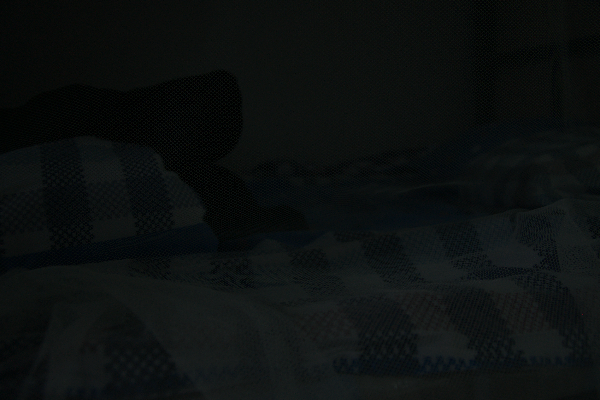
#> input picture data/benchmark/primary/LOL_LOW_10.png, 600 x 400 px
$ python build_web_samples.py
#> lines starting #> are read from the running program, lines starting #| are printed output that depends on the picture; after the words box and inside, x2 and y2 are one past the last pixel; in counts of white or black regions, pixels touching at a corner belong together
### src/analysis.py
"""Domain logic for histogram-based brightness and contrast analysis.

This module keeps the image-analysis rules independent from command-line execution.
The benchmark runner uses these functions to make every decision traceable in the
result CSV and in the before/after visualizations.
"""

from __future__ import annotations

from dataclasses import asdict, dataclass
from pathlib import Path

import cv2
import matplotlib
# Figures are written to PNG files by the CLI and Flask interface. The non-GUI
# backend keeps those server-side requests deterministic on Windows and avoids
# attempting to open a desktop plotting window from a request thread.
matplotlib.use("Agg")
import matplotlib.pyplot as plt
import numpy as np


# Business rules used consistently for every benchmark sample. Values are expressed
# on the 8-bit grayscale scale [0, 255] and are reported in the comparison figure.
DARK_MEAN_THRESHOLD = 85.0
LOW_CONTRAST_STD_THRESHOLD = 45.0
# Descriptive-only rule: a bright image is reported to the user but never
# darkened automatically, because the project scope enhances only dark and
# low-contrast inputs. 170 mirrors the dark threshold around the mid-gray 127.5.
BRIGHT_MEAN_THRESHOLD = 170.0
# Pixels at or below/above these levels are counted as clipped shadows/highlights.
CLIP_LOW_LEVEL = 5
CLIP_HIGH_LEVEL = 250

# Enhancement parameters: gamma < 1 brightens shadows; percentile bounds reduce the
# influence of isolated outlier pixels when stretching contrast.
GAMMA_FOR_DARK_IMAGES = 0.60
PERCENTILE_LOW = 2.0
PERCENTILE_HIGH = 98.0

# Fixed Canny thresholds make edge-density changes comparable across all images.
# A Gaussian pre-blur implements step 1 of the classical Canny algorithm, which
# cv2.Canny itself does not perform. Without it, the sensor noise lifted by gamma
# and stretching is detected as dense false edges (e.g. LOL_LOW_10: 18.2% "edges"
# raw vs 4.7% coherent structure after blur). 50/150 keeps the 1:3 ratio
# recommended by Canny and was chosen on the representative benchmark samples.
CANNY_BLUR_KERNEL = (5, 5)
CANNY_BLUR_SIGMA = 1.4
CANNY_LOW_THRESHOLD = 50
CANNY_HIGH_THRESHOLD = 150


@dataclass(frozen=True)
class ImageMetrics:
    """Measurements used to classify and compare one image.

    All brightness and contrast values are calculated from grayscale pixels. Edge
    values are Canny-derived observations, not a stand-alone image-quality score.
    """

    mean_gray: float
    std_gray: float
    p02_gray: float
    p98_gray: float
    dynamic_range: float
    entropy: float
    edge_pixels: int
    edge_ratio: float


@dataclass(frozen=True)
class EnhancementConfig:
    """One complete, reproducible set of histogram-enhancement rules.

    Keeping the thresholds and transformation parameters together prevents a
    calibration experiment from silently mixing values from different runs.
    The default reproduces the configuration used by the baseline benchmark.
    """

    dark_mean_threshold: float = DARK_MEAN_THRESHOLD
    low_contrast_std_threshold: float = LOW_CONTRAST_STD_THRESHOLD
    gamma: float = GAMMA_FOR_DARK_IMAGES
    percentile_low: float = PERCENTILE_LOW
    percentile_high: float = PERCENTILE_HIGH


def read_bgr(path: str | Path) -> np.ndarray:
    """Load an image in OpenCV BGR order and fail early for invalid manifest paths.

    The byte-buffer fallback supports valid Windows paths containing non-ASCII
    characters, which OpenCV's path-based decoder may reject on some builds.
    """
    path_text = str(path)
    try:
        path_text.encode("ascii")
        image = cv2.imread(path_text, cv2.IMREAD_COLOR)
    except UnicodeEncodeError:
        image = None
    if image is None:
        # Read bytes through Python's Unicode-aware filesystem layer, then let
        # OpenCV decode the image content rather than the filesystem path.
        try:
            encoded = np.fromfile(path_text, dtype=np.uint8)
            image = cv2.imdecode(encoded, cv2.IMREAD_COLOR)
        except OSError:
            image = None
    if image is None:
        raise ValueError(f"Unable to read image: {path}")
    return image


def to_gray(image_bgr: np.ndarray) -> np.ndarray:
    """Convert the analysis input to one luminance channel for histogram metrics."""
    return cv2.cvtColor(image_bgr, cv2.COLOR_BGR2GRAY)


def histogram(gray: np.ndarray) -> np.ndarray:
    """Return the 256-bin grayscale histogram used in figures and entropy."""
    return cv2.calcHist([gray], [0], None, [256], [0, 256]).ravel()


def entropy_from_histogram(values: np.ndarray) -> float:
    """Measure tonal information content in bits from a normalized histogram."""
    probabilities = values / values.sum()
    nonzero = probabilities[probabilities > 0]
    return float(-(nonzero * np.log2(nonzero)).sum())


def canny_edges(gray: np.ndarray) -> np.ndarray:
    """Smooth with a Gaussian, then detect edges with fixed, comparable thresholds."""
    smoothed = cv2.GaussianBlur(gray, CANNY_BLUR_KERNEL, CANNY_BLUR_SIGMA)
    return cv2.Canny(smoothed, CANNY_LOW_THRESHOLD, CANNY_HIGH_THRESHOLD)


# [40 lines left out: functions psnr_against_reference, ssim_against_reference, not called in this run]


def measure(image_bgr: np.ndarray) -> ImageMetrics:
    """Compute all metrics required by the experiment for one input image.

    The 2nd and 98th percentiles define a robust dynamic range. They are preferred
    over raw min/max values because a few clipped pixels should not dominate the
    contrast interpretation.
    """
    gray = to_gray(image_bgr)
    counts = histogram(gray)
    p02, p98 = np.percentile(gray, [PERCENTILE_LOW, PERCENTILE_HIGH])
    edges = canny_edges(gray)
    edge_pixels = int(np.count_nonzero(edges))
    # Edge density is retained alongside tonal metrics to show whether enhancement
    # reveals structure or merely increases high-frequency/noisy responses.
    return ImageMetrics(
        mean_gray=float(gray.mean()),
        std_gray=float(gray.std()),
        p02_gray=float(p02),
        p98_gray=float(p98),
        dynamic_range=float(p98 - p02),
        entropy=entropy_from_histogram(counts),
        edge_pixels=edge_pixels,
        edge_ratio=float(edge_pixels / gray.size),
    )


def is_dark(metrics: ImageMetrics, threshold: float = DARK_MEAN_THRESHOLD) -> bool:
    """Apply the documented brightness rule used to trigger gamma correction."""
    return metrics.mean_gray < threshold


def is_low_contrast(metrics: ImageMetrics, threshold: float = LOW_CONTRAST_STD_THRESHOLD) -> bool:
    """Apply the documented contrast rule used to trigger robust stretching."""
    return metrics.std_gray < threshold


def is_bright(metrics: ImageMetrics, threshold: float = BRIGHT_MEAN_THRESHOLD) -> bool:
    """Report a bright tendency; this rule describes the image and triggers no transform."""
    return metrics.mean_gray > threshold


# [12 lines left out: function clipping_ratios, not called in this run]


def stretch_bounds(image_bgr: np.ndarray, low: float = PERCENTILE_LOW, high: float = PERCENTILE_HIGH) -> tuple[float, float]:
    """Return the (r_min, r_max) lightness percentiles used by ``contrast_stretch``."""
    lightness = cv2.cvtColor(image_bgr, cv2.COLOR_BGR2LAB)[:, :, 0]
    minimum, maximum = np.percentile(lightness, [low, high])
    return float(minimum), float(maximum)


def gamma_correct(image_bgr: np.ndarray, gamma: float = GAMMA_FOR_DARK_IMAGES) -> np.ndarray:
    """Brighten dark tones with ``y = 255 * (x / 255)^gamma``.

    A lookup table is used because the same 8-bit transformation is applied to every
    pixel and channel; this is both deterministic and efficient.
    """
    lookup = np.array([((value / 255.0) ** gamma) * 255 for value in range(256)], dtype=np.uint8)
    return cv2.LUT(image_bgr, lookup)


def contrast_stretch(image_bgr: np.ndarray, low: float = PERCENTILE_LOW, high: float = PERCENTILE_HIGH) -> np.ndarray:
    """Stretch only perceptual lightness between robust intensity percentiles.

    Stretching B, G, and R channels independently changes their ratios and may
    introduce false purple/green colour casts in very dark scenes.  Lab separates
    lightness (L) from chromatic components (a and b), so adjusting L preserves
    the original hue while still expanding the image's visible tonal range.
    """
    lab = cv2.cvtColor(image_bgr, cv2.COLOR_BGR2LAB)
    lightness = lab[:, :, 0]
    minimum, maximum = stretch_bounds(image_bgr, low, high)
    if maximum <= minimum:
        return image_bgr.copy()

    # Percentile clipping limits the effect of isolated highlight/shadow outliers.
    scaled = (lightness.astype(np.float32) - minimum) * (255.0 / (maximum - minimum))
    lab[:, :, 0] = np.clip(scaled, 0, 255).astype(np.uint8)
    return cv2.cvtColor(lab, cv2.COLOR_LAB2BGR)


def enhance(
    image_bgr: np.ndarray,
    original: ImageMetrics,
    config: EnhancementConfig | None = None,
) -> tuple[np.ndarray, str]:
    """Apply transparent enhancement rules and return an audit-friendly operation label.

    Gamma is applied first when the original is dark. Contrast is then evaluated both
    before and after gamma because brightening alone does not necessarily restore tonal
    separation. The returned label is persisted in ``metrics.csv``.
    """
    # A missing configuration deliberately maps to the documented baseline so
    # existing callers keep exactly the same behaviour.
    rules = config or EnhancementConfig()
    result = image_bgr
    operations: list[str] = []
    # Step 1: recover visibility in shadow-dominated images.
    if is_dark(original, rules.dark_mean_threshold):
        result = gamma_correct(result, rules.gamma)
        operations.append("gamma")

    # Step 2: stretch tonal range only when original or gamma-adjusted contrast is low.
    after_gamma = measure(result)
    if is_low_contrast(original, rules.low_contrast_std_threshold) or is_low_contrast(after_gamma, rules.low_contrast_std_threshold):
        result = contrast_stretch(result, rules.percentile_low, rules.percentile_high)
        operations.append("contrast_stretch")

    return result, "+".join(operations) if operations else "identity"


def flatten_metrics(prefix: str, metrics: ImageMetrics) -> dict[str, float | int]:
    """Prefix metric keys so CSV columns clearly distinguish before from after values."""
    return {f"{prefix}_{key}": value for key, value in asdict(metrics).items()}


# [101 lines left out: functions save_comparison_figure, save_histogram_comparison, not called in this run]

### scripts/build_web_samples.py
"""Prepare the static images used by the web interface.

The landing-page converter animation needs one dark image and its enhanced
counterpart produced by the real pipeline, and the studio offers one sample per
classification case so a demo never depends on finding a suitable photo.
Images are downscaled so the browser loads them quickly; the analysis is still
run by the server on whatever the user uploads.

Run from the repository root:

    python scripts/build_web_samples.py
"""

from __future__ import annotations

import json
import sys
from pathlib import Path

import cv2
import numpy as np

ROOT = Path(__file__).resolve().parents[1]
sys.path.insert(0, str(ROOT / "src"))

from analysis import enhance, is_bright, is_dark, is_low_contrast, measure, read_bgr  # noqa: E402

OUTPUT = ROOT / "frontend" / "public" / "samples"
MAX_SIDE = 1280
HERO_SIDE = 960

# One benchmark record per decision quadrant (see docs/rule-validation.md).
SAMPLES = (
    ("dark_low_contrast", "data/benchmark/primary/LOL_LOW_10.png", "Ảnh tối, tương phản thấp"),
    ("dark", "data/benchmark/primary/EXDARK_03.jpg", "Ảnh tối"),
    ("low_contrast", "data/benchmark/derived/LCV_06.png", "Ảnh tương phản thấp"),
    ("bright", "data/benchmark/primary/SICE_08.jpg", "Ảnh sáng, không cần xử lý"),
)
HERO_SOURCE = "data/benchmark/primary/LOL_LOW_10.png"


def downscale(image: np.ndarray, max_side: int) -> np.ndarray:
    """Shrink so the longest side is at most ``max_side``; never upscale."""
    height, width = image.shape[:2]
    scale = max_side / max(height, width)
    if scale >= 1:
        return image
    return cv2.resize(image, (round(width * scale), round(height * scale)), interpolation=cv2.INTER_AREA)


def main() -> None:
    OUTPUT.mkdir(parents=True, exist_ok=True)
    manifest = []
    for key, source, label in SAMPLES:
        image = downscale(read_bgr(ROOT / source), MAX_SIDE)
#> in read_bgr, image is the input picture: shape (400, 600, 3); mean B, G, R 15.6, 15.9, 12.2
#> in downscale, `height, width = image.shape[:2]`: height = 400; width = 600
#> in downscale, `scale = max_side / max(height, width)`: scale = 2.13
        metrics = measure(image)
#> in measure, `counts = histogram(gray)`: counts = 256 values, max 19622 at index 14, min 0 at index 37, mean 937.5
#> in measure, `p02, p98 = np.percentile(gray, [PERCENTILE_LOW, PERCENTILE_HIGH])`: p02 = 1; p98 = 28
#> in canny_edges, `smoothed = cv2.GaussianBlur(gray, CANNY_BLUR_KERNEL, CANNY_BLUR_SIGMA)`:
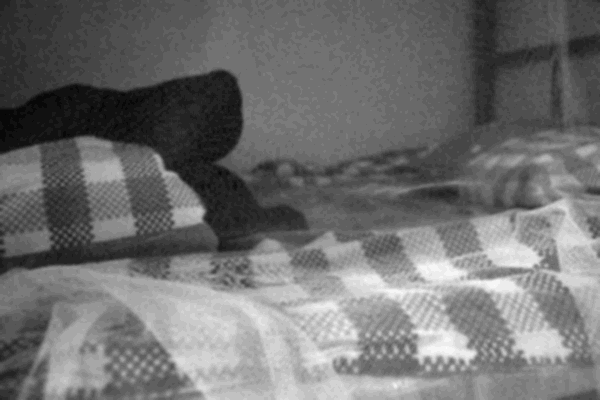
#> smoothed: shape (400, 600); min 2, max 31, mean 14.8; drawn with min black and max white
#> in canny_edges, `return cv2.Canny(smoothed, CANNY_LOW_THRESHOLD, CANNY_HIGH_THRESHOLD)`: returned value: shape (400, 600); every value is 0
#> in measure, `edge_pixels = int(np.count_nonzero(edges))`: edge_pixels = 0
#> in entropy_from_histogram, `probabilities = values / values.sum()`: probabilities = 256 values, max 0.0818 at index 14, min 0 at index 37, mean 0.00391
#> in entropy_from_histogram, `nonzero = probabilities[probabilities > 0]`: nonzero = 38 values, max 0.0818 at index 14, min 4.17e-06 at index 37, mean 0.0263
        _, operation = enhance(image, metrics)
#> in gamma_correct, `return cv2.LUT(image_bgr, lookup)`:
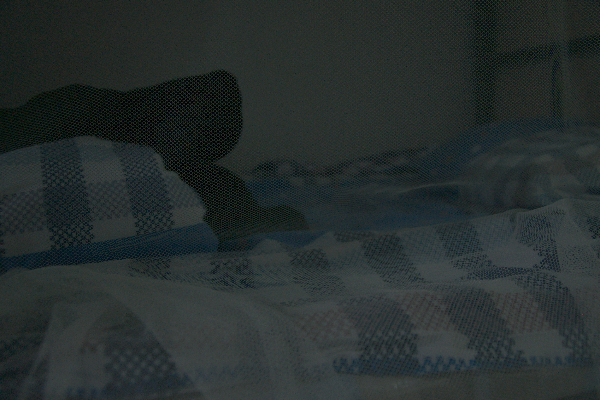
#> returned value: shape (400, 600, 3); mean of channels 0, 1, 2 45.6, 46.4, 38.7; drawn as B, G, R
#> in contrast_stretch, `lab = cv2.cvtColor(image_bgr, cv2.COLOR_BGR2LAB)`: lab: shape (400, 600, 3); mean of channels 0, 1, 2 46.9, 124.7, 127.4
#> in stretch_bounds, `minimum, maximum = np.percentile(lightness, [low, high])`: minimum = 7; maximum = 73
#> in contrast_stretch, `minimum, maximum = stretch_bounds(image_bgr, low, high)`: minimum = 7; maximum = 73
#> in contrast_stretch, `scaled = (lightness.astype(np.float32) - minimum) * (255.0 / (maximum ..`:
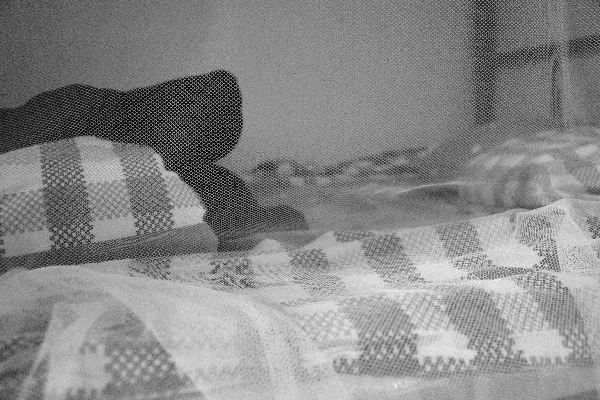
#> scaled: shape (400, 600) float32; min -27.05, max 313, mean 154.3; drawn with min black and max white
#> in contrast_stretch, `lab[:, :, 0] = np.clip(scaled, 0, 255).astype(np.uint8)`: lab: shape (400, 600, 3); mean of channels 0, 1, 2 154, 124.7, 127.4
#> in contrast_stretch, `return cv2.cvtColor(lab, cv2.COLOR_LAB2BGR)`:
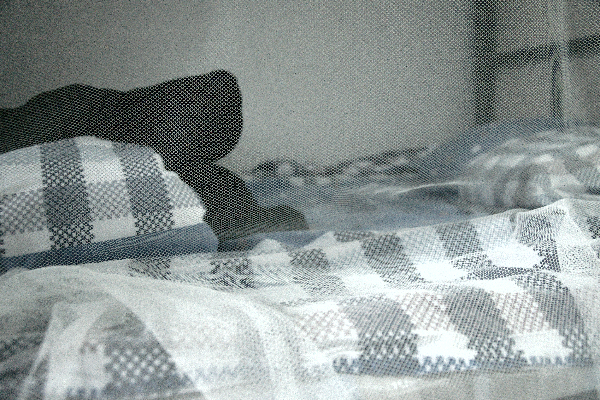
#> returned value: shape (400, 600, 3); mean B, G, R 148.6, 149.6, 140.9
#> operation = 'gamma+contrast_stretch'
        filename = f"{key}.jpg"
        cv2.imwrite(str(OUTPUT / filename), image, [cv2.IMWRITE_JPEG_QUALITY, 92])
        manifest.append({
            "key": key,
            "file": filename,
            "label": label,
            "source": Path(source).stem,
            "operation": operation,
            "dark": is_dark(metrics),
            "low_contrast": is_low_contrast(metrics),
            "bright": is_bright(metrics),
        })
        print(f"{filename}: mean={metrics.mean_gray:.1f} std={metrics.std_gray:.1f} -> {operation}")
#| dark_low_contrast.jpg: mean=14.8 std=6.4 -> gamma+contrast_stretch
#> pass 2 of the loop in main, `for key, source, label in SAMPLES:`:
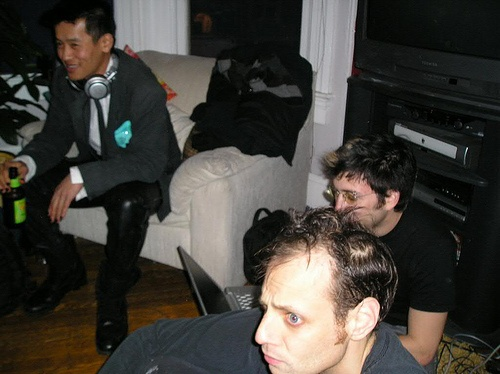
#> input picture data/benchmark/primary/EXDARK_03.jpg, 500 x 374 px
#> in read_bgr, image is the input picture: shape (374, 500, 3); mean B, G, R 56.9, 62.6, 65.8
#> smoothed: shape (374, 500)
#> in to_gray (call 4), `return cv2.cvtColor(image_bgr, cv2.COLOR_BGR2GRAY)`:
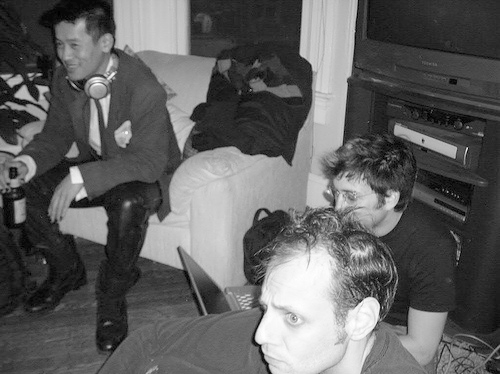
#> returned value: shape (374, 500); min 0, max 255, mean 96.1
#> in canny_edges (call 4), `return cv2.Canny(smoothed, CANNY_LOW_THRESHOLD, CANNY_HIGH_THRESHOLD)`:
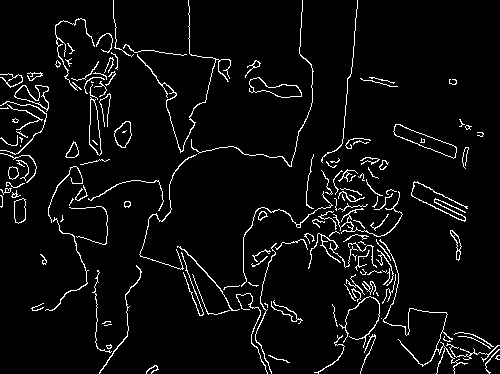
#> returned value: shape (374, 500); 4.9% white in thin lines or dots
#> operation = 'gamma'
#| dark.jpg: mean=62.9 std=64.7 -> gamma
#> pass 3 of the loop in main, `for key, source, label in SAMPLES:`:
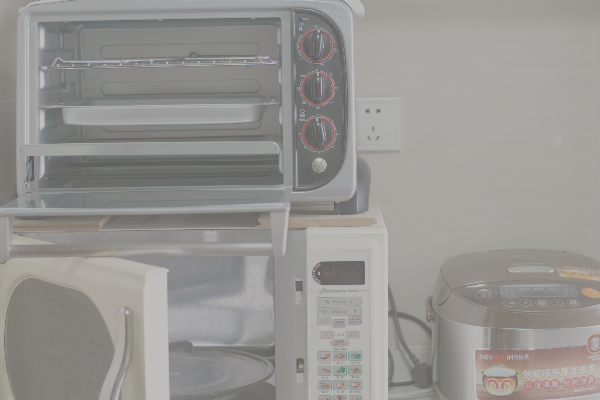
#> input picture data/benchmark/derived/LCV_06.png, 600 x 400 px
#> in read_bgr, image is the input picture: shape (400, 600, 3); mean B, G, R 146, 148.7, 150.6
#> smoothed: shape (400, 600)
#> in canny_edges (call 5), `return cv2.Canny(smoothed, CANNY_LOW_THRESHOLD, CANNY_HIGH_THRESHOLD)`:
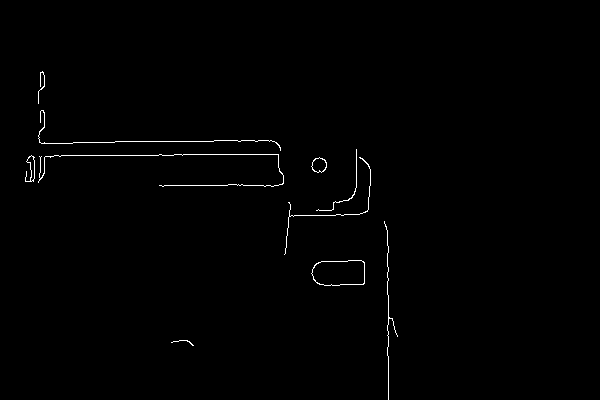
#> returned value: shape (400, 600); 0.67% white in thin lines or dots, all inside (x1, y1, x2, y2) = (25, 71, 398, 400)
#> in contrast_stretch (call 2), `minimum, maximum = stretch_bounds(image_bgr, low, high)`: minimum = 114; maximum = 194
#> in contrast_stretch (call 2), `return cv2.cvtColor(lab, cv2.COLOR_LAB2BGR)`:
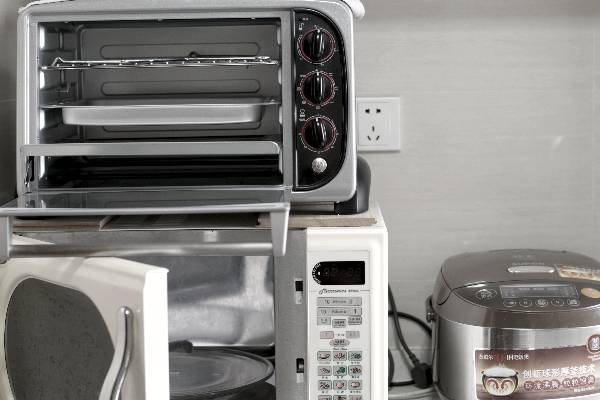
#> returned value: shape (400, 600, 3); mean B, G, R 128.5, 131.2, 133
#> operation = 'contrast_stretch'
#| low_contrast.jpg: mean=148.9 std=20.8 -> contrast_stretch
#> the loop made 4 passes; the first 3 are shown

    hero = downscale(read_bgr(ROOT / HERO_SOURCE), HERO_SIDE)
    hero_metrics = measure(hero)
    enhanced, _ = enhance(hero, hero_metrics)
    cv2.imwrite(str(OUTPUT / "hero_original.jpg"), hero, [cv2.IMWRITE_JPEG_QUALITY, 90])
    cv2.imwrite(str(OUTPUT / "hero_enhanced.jpg"), enhanced, [cv2.IMWRITE_JPEG_QUALITY, 90])
    (OUTPUT / "samples.json").write_text(json.dumps(manifest, ensure_ascii=False, indent=2), encoding="utf-8")


if __name__ == "__main__":
    main()
